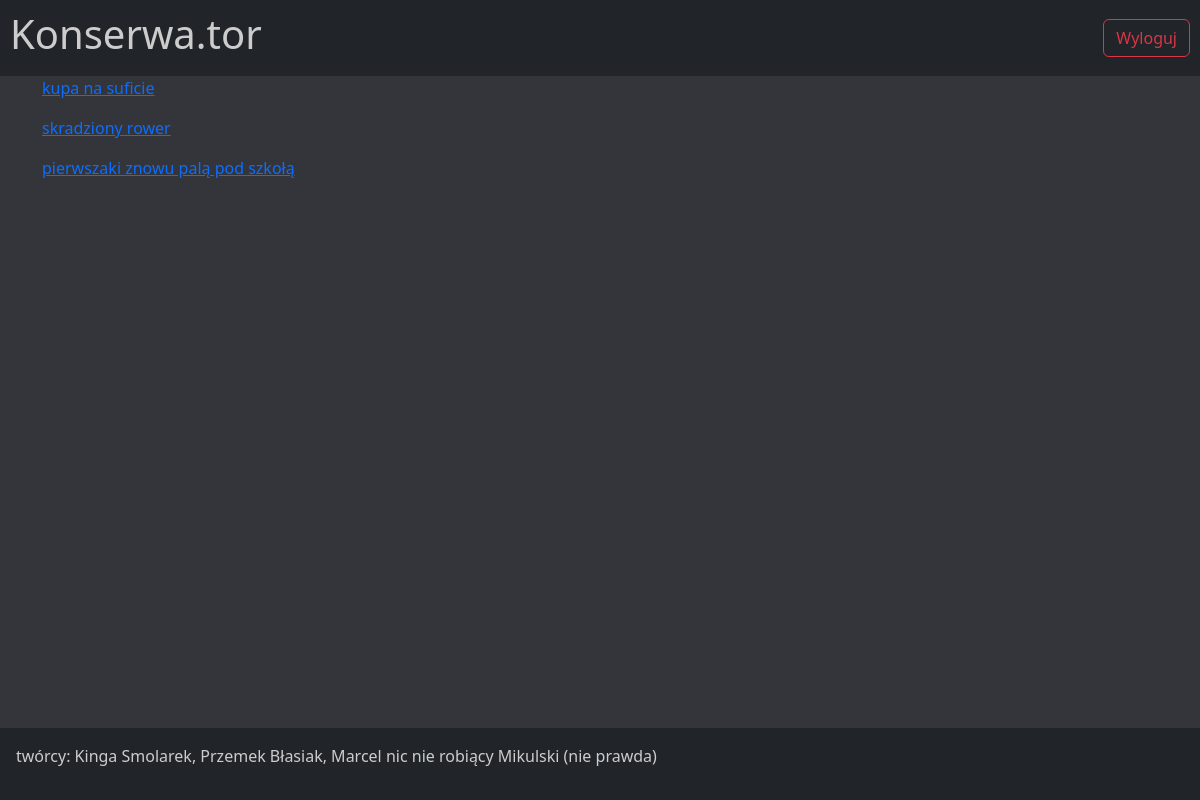
The page /zgloszenia/your_reports (signed in) on the database its author committed.
### zgloszenia/models.py (models this page shows, shortened)
class Report(models.Model):
    STATUS_CHOICES = [
        ('not_done', 'Not Done'),
        ('in_progress', 'In Progress'),
        ('done', 'Done'),
    ]
    IMPORTANCE_CHOICES = [
        (1, 'Niska'),
        (2, 'Średnia'),
        (3, 'Wysoka'),
    ]
    user = models.ForeignKey(User, on_delete=models.CASCADE, default='1')
    id = models.AutoField(primary_key=True)
    title = models.CharField(max_length=150, null=False)
    description = models.TextField(max_length=250)
    foto = models.ImageField(upload_to='fotos/', null=True, blank=True)
    status_of_the_report = models.CharField(max_length=20, choices=STATUS_CHOICES, default='not_done')
    importance_of_the_report = models.IntegerField(choices=IMPORTANCE_CHOICES, default=1)

### zgloszenia/views.py (the view)
# urls.py: path('your_reports', your_reports_view, name='your_reports_view'),
@login_required
def your_reports_view(request):
    user_id = request.user.id
    user_reports = Report.objects.filter(user_id=user_id)
    return render(request, 'your_reports.html', {'user_reports': user_reports})

### zgloszenia/templates/your_reports.html (shortened to what this page needs)
{% extends 'base.html' %}
{% block content %}
            {% for report in user_reports %}
                <p class="report"><a href="/zgloszenia/report?id={{ report.id }}"> {{ report.title }} </a></p>
            {% endfor %}
{% endblock %}

### zgloszenia/static/style.css (style rules this page uses)
body { background-color: rgb(51, 53, 58); color: #ccc; height: 100vh; }

### rows shown on the page
Report: title "kupa na suficie"
Report: title "skradziony rower"
Report: title "pierwszaki znowu palą pod szkołą"
